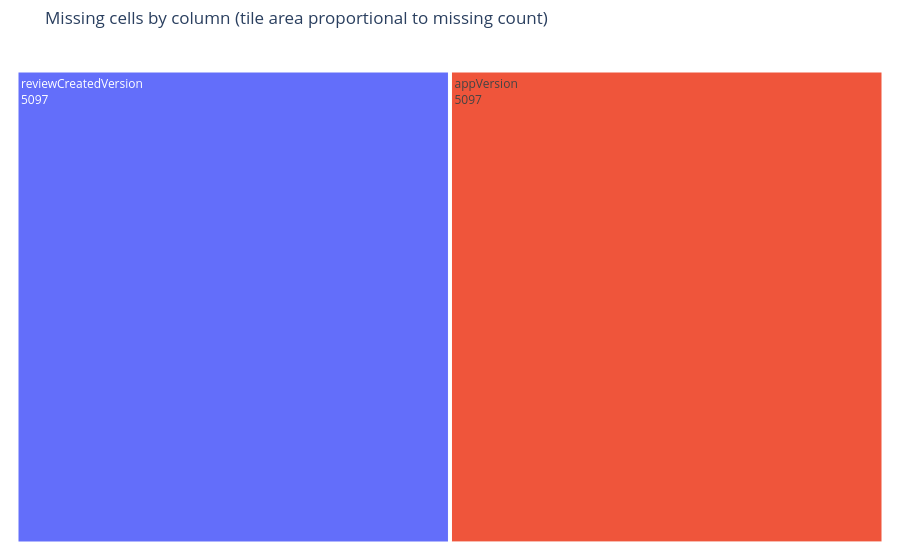

Notebook code for this chart:
### Markdown cell above
### Chart 3 — Treemap of missing cells

**Answers:** Question 3.

![](./figures/chart3_missing_values_by_column.png)

### Code cell
missing_series = df.isnull().sum()
missing_series = missing_series[missing_series > 0].sort_values(ascending=False)
missing_tbl = pd.DataFrame(
    {
        "column": missing_series.index.astype(str),
        "missing_cells": missing_series.values,
    }
)

fig3 = px.treemap(
    missing_tbl,
    path=["column"],
    values="missing_cells",
    title="Missing cells by column (tile area proportional to missing count)",
)
fig3.update_traces(textinfo="label+value")
fig3.update_layout(margin=dict(t=48, l=12, r=12, b=12))

fig3.write_image(FIG_DIR / "chart3_missing_values_by_column.png")
fig3.show()

### Figure 1 — Plotly figure (JSON) as saved in the notebook; plotly's stock layout.template omitted (floating-point values rounded to 4 significant figures)
{"data": [{"branchvalues": "total", "domain": {"x": [0.0, 1.0], "y": [0.0, 1.0]}, "hovertemplate": "labels=%{label}<br>missing_cells=%{value}<br>parent=%{parent}<br>id=%{id}<extra></extra>", "ids": ["reviewCreatedVersion", "appVersion", "content"], "labels": ["reviewCreatedVersion", "appVersion", "content"], "name": "", "parents": ["", "", ""], "textinfo": "label+value", "type": "treemap", "values": [5097.0, 5097.0, 1.0]}], "layout": {"legend": {"tracegroupgap": 0}, "margin": {"b": 12, "l": 12, "r": 12, "t": 48}, "title": {"text": "Missing cells by column (tile area proportional to missing count)"}}}
